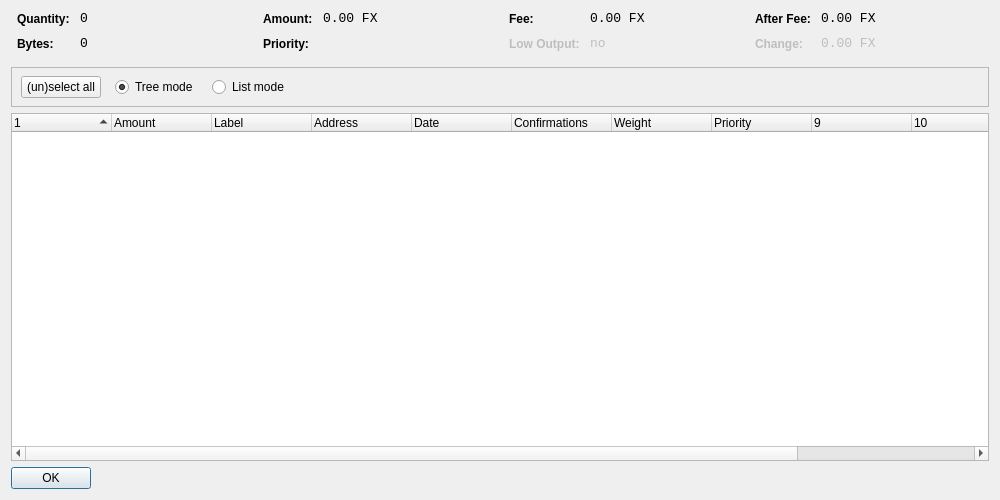
<?xml version="1.0" encoding="UTF-8"?>
<ui version="4.0">
 <class>CoinControlDialog</class>
 <widget class="QWidget" name="CoinControlDialog">
  <property name="geometry">
   <rect>
    <x>0</x>
    <y>0</y>
    <width>1000</width>
    <height>500</height>
   </rect>
  </property>
  <property name="windowTitle">
   <string>Coin Control</string>
  </property>
  <layout class="QVBoxLayout" name="verticalLayout">
   <item>
    <layout class="QHBoxLayout" name="horizontalLayoutTop" stretch="0,0,0,0">
     <property name="topMargin">
      <number>0</number>
     </property>
     <property name="bottomMargin">
      <number>10</number>
     </property>
     <item>
      <layout class="QFormLayout" name="formLayoutCoinControl1">
       <property name="horizontalSpacing">
        <number>10</number>
       </property>
       <property name="verticalSpacing">
        <number>10</number>
       </property>
       <property name="leftMargin">
        <number>6</number>
       </property>
       <property name="rightMargin">
        <number>6</number>
       </property>
       <item row="0" column="0">
        <widget class="QLabel" name="labelCoinControlQuantityText">
         <property name="styleSheet">
          <string notr="true">font-weight:bold;</string>
         </property>
         <property name="text">
          <string>Quantity:</string>
         </property>
        </widget>
       </item>
       <item row="0" column="1">
        <widget class="QLabel" name="labelCoinControlQuantity">
         <property name="font">
          <font>
           <family>Monospace</family>
           <pointsize>10</pointsize>
          </font>
         </property>
         <property name="cursor">
          <cursorShape>IBeamCursor</cursorShape>
         </property>
         <property name="contextMenuPolicy">
          <enum>Qt::ActionsContextMenu</enum>
         </property>
         <property name="text">
          <string notr="true">0</string>
         </property>
         <property name="textInteractionFlags">
          <set>Qt::LinksAccessibleByMouse|Qt::TextSelectableByKeyboard|Qt::TextSelectableByMouse</set>
         </property>
        </widget>
       </item>
       <item row="1" column="0">
        <widget class="QLabel" name="labelCoinControlBytesText">
         <property name="styleSheet">
          <string notr="true">font-weight:bold;</string>
         </property>
         <property name="text">
          <string>Bytes:</string>
         </property>
        </widget>
       </item>
       <item row="1" column="1">
        <widget class="QLabel" name="labelCoinControlBytes">
         <property name="font">
          <font>
           <family>Monospace</family>
           <pointsize>10</pointsize>
          </font>
         </property>
         <property name="cursor">
          <cursorShape>IBeamCursor</cursorShape>
         </property>
         <property name="contextMenuPolicy">
          <enum>Qt::ActionsContextMenu</enum>
         </property>
         <property name="text">
          <string notr="true">0</string>
         </property>
         <property name="textInteractionFlags">
          <set>Qt::LinksAccessibleByMouse|Qt::TextSelectableByKeyboard|Qt::TextSelectableByMouse</set>
         </property>
        </widget>
       </item>
      </layout>
     </item>
     <item>
      <layout class="QFormLayout" name="formLayoutCoinControl2">
       <property name="horizontalSpacing">
        <number>10</number>
       </property>
       <property name="verticalSpacing">
        <number>10</number>
       </property>
       <property name="leftMargin">
        <number>6</number>
       </property>
       <property name="rightMargin">
        <number>6</number>
       </property>
       <item row="0" column="0">
        <widget class="QLabel" name="labelCoinControlAmountText">
         <property name="styleSheet">
          <string notr="true">font-weight:bold;</string>
         </property>
         <property name="text">
          <string>Amount:</string>
         </property>
        </widget>
       </item>
       <item row="0" column="1">
        <widget class="QLabel" name="labelCoinControlAmount">
         <property name="font">
          <font>
           <family>Monospace</family>
           <pointsize>10</pointsize>
          </font>
         </property>
         <property name="cursor">
          <cursorShape>IBeamCursor</cursorShape>
         </property>
         <property name="contextMenuPolicy">
          <enum>Qt::ActionsContextMenu</enum>
         </property>
         <property name="text">
          <string notr="true">0.00 FX</string>
         </property>
         <property name="textInteractionFlags">
          <set>Qt::LinksAccessibleByMouse|Qt::TextSelectableByKeyboard|Qt::TextSelectableByMouse</set>
         </property>
        </widget>
       </item>
       <item row="1" column="0">
        <widget class="QLabel" name="labelCoinControlPriorityText">
         <property name="styleSheet">
          <string notr="true">font-weight:bold;</string>
         </property>
         <property name="text">
          <string>Priority:</string>
         </property>
        </widget>
       </item>
       <item row="1" column="1">
        <widget class="QLabel" name="labelCoinControlPriority">
         <property name="font">
          <font>
           <family>Monospace</family>
           <pointsize>10</pointsize>
          </font>
         </property>
         <property name="cursor">
          <cursorShape>IBeamCursor</cursorShape>
         </property>
         <property name="contextMenuPolicy">
          <enum>Qt::ActionsContextMenu</enum>
         </property>
         <property name="text">
          <string/>
         </property>
         <property name="textInteractionFlags">
          <set>Qt::LinksAccessibleByMouse|Qt::TextSelectableByKeyboard|Qt::TextSelectableByMouse</set>
         </property>
        </widget>
       </item>
      </layout>
     </item>
     <item>
      <layout class="QFormLayout" name="formLayoutCoinControl3">
       <property name="horizontalSpacing">
        <number>10</number>
       </property>
       <property name="verticalSpacing">
        <number>10</number>
       </property>
       <property name="leftMargin">
        <number>6</number>
       </property>
       <property name="rightMargin">
        <number>6</number>
       </property>
       <item row="0" column="0">
        <widget class="QLabel" name="labelCoinControlFeeText">
         <property name="styleSheet">
          <string notr="true">font-weight:bold;</string>
         </property>
         <property name="text">
          <string>Fee:</string>
         </property>
        </widget>
       </item>
       <item row="0" column="1">
        <widget class="QLabel" name="labelCoinControlFee">
         <property name="font">
          <font>
           <family>Monospace</family>
           <pointsize>10</pointsize>
          </font>
         </property>
         <property name="cursor">
          <cursorShape>IBeamCursor</cursorShape>
         </property>
         <property name="contextMenuPolicy">
          <enum>Qt::ActionsContextMenu</enum>
         </property>
         <property name="text">
          <string notr="true">0.00 FX</string>
         </property>
         <property name="textInteractionFlags">
          <set>Qt::LinksAccessibleByMouse|Qt::TextSelectableByKeyboard|Qt::TextSelectableByMouse</set>
         </property>
        </widget>
       </item>
       <item row="1" column="0">
        <widget class="QLabel" name="labelCoinControlLowOutputText">
         <property name="enabled">
          <bool>false</bool>
         </property>
         <property name="styleSheet">
          <string notr="true">font-weight:bold;</string>
         </property>
         <property name="text">
          <string>Low Output:</string>
         </property>
        </widget>
       </item>
       <item row="1" column="1">
        <widget class="QLabel" name="labelCoinControlLowOutput">
         <property name="enabled">
          <bool>false</bool>
         </property>
         <property name="font">
          <font>
           <family>Monospace</family>
           <pointsize>10</pointsize>
          </font>
         </property>
         <property name="cursor">
          <cursorShape>IBeamCursor</cursorShape>
         </property>
         <property name="contextMenuPolicy">
          <enum>Qt::ActionsContextMenu</enum>
         </property>
         <property name="text">
          <string>no</string>
         </property>
         <property name="textInteractionFlags">
          <set>Qt::LinksAccessibleByMouse|Qt::TextSelectableByKeyboard|Qt::TextSelectableByMouse</set>
         </property>
        </widget>
       </item>
      </layout>
     </item>
     <item>
      <layout class="QFormLayout" name="formLayoutCoinControl4">
       <property name="horizontalSpacing">
        <number>10</number>
       </property>
       <property name="verticalSpacing">
        <number>10</number>
       </property>
       <property name="leftMargin">
        <number>6</number>
       </property>
       <property name="rightMargin">
        <number>6</number>
       </property>
       <item row="0" column="0">
        <widget class="QLabel" name="labelCoinControlAfterFeeText">
         <property name="styleSheet">
          <string notr="true">font-weight:bold;</string>
         </property>
         <property name="text">
          <string>After Fee:</string>
         </property>
        </widget>
       </item>
       <item row="0" column="1">
        <widget class="QLabel" name="labelCoinControlAfterFee">
         <property name="font">
          <font>
           <family>Monospace</family>
           <pointsize>10</pointsize>
          </font>
         </property>
         <property name="cursor">
          <cursorShape>IBeamCursor</cursorShape>
         </property>
         <property name="contextMenuPolicy">
          <enum>Qt::ActionsContextMenu</enum>
         </property>
         <property name="text">
          <string notr="true">0.00 FX</string>
         </property>
         <property name="textInteractionFlags">
          <set>Qt::LinksAccessibleByMouse|Qt::TextSelectableByKeyboard|Qt::TextSelectableByMouse</set>
         </property>
        </widget>
       </item>
       <item row="1" column="0">
        <widget class="QLabel" name="labelCoinControlChangeText">
         <property name="enabled">
          <bool>false</bool>
         </property>
         <property name="styleSheet">
          <string notr="true">font-weight:bold;</string>
         </property>
         <property name="text">
          <string>Change:</string>
         </property>
        </widget>
       </item>
       <item row="1" column="1">
        <widget class="QLabel" name="labelCoinControlChange">
         <property name="enabled">
          <bool>false</bool>
         </property>
         <property name="font">
          <font>
           <family>Monospace</family>
           <pointsize>10</pointsize>
          </font>
         </property>
         <property name="cursor">
          <cursorShape>IBeamCursor</cursorShape>
         </property>
         <property name="contextMenuPolicy">
          <enum>Qt::ActionsContextMenu</enum>
         </property>
         <property name="text">
          <string notr="true">0.00 FX</string>
         </property>
         <property name="textInteractionFlags">
          <set>Qt::LinksAccessibleByMouse|Qt::TextSelectableByKeyboard|Qt::TextSelectableByMouse</set>
         </property>
        </widget>
       </item>
      </layout>
     </item>
    </layout>
   </item>
   <item>
    <widget class="QFrame" name="frame">
     <property name="minimumSize">
      <size>
       <width>0</width>
       <height>40</height>
      </size>
     </property>
     <property name="frameShape">
      <enum>QFrame::StyledPanel</enum>
     </property>
     <property name="frameShadow">
      <enum>QFrame::Sunken</enum>
     </property>
     <widget class="QWidget" name="horizontalLayoutWidget">
      <property name="geometry">
       <rect>
        <x>10</x>
        <y>0</y>
        <width>781</width>
        <height>41</height>
       </rect>
      </property>
      <layout class="QHBoxLayout" name="horizontalLayoutPanel" stretch="0,0,0,0">
       <property name="spacing">
        <number>14</number>
       </property>
       <item>
        <widget class="QPushButton" name="pushButtonSelectAll">
         <property name="sizePolicy">
          <sizepolicy hsizetype="Maximum" vsizetype="Fixed">
           <horstretch>0</horstretch>
           <verstretch>0</verstretch>
          </sizepolicy>
         </property>
         <property name="text">
          <string>(un)select all</string>
         </property>
        </widget>
       </item>
       <item>
        <widget class="QRadioButton" name="radioTreeMode">
         <property name="sizePolicy">
          <sizepolicy hsizetype="Maximum" vsizetype="Fixed">
           <horstretch>0</horstretch>
           <verstretch>0</verstretch>
          </sizepolicy>
         </property>
         <property name="text">
          <string>Tree mode</string>
         </property>
         <property name="checked">
          <bool>true</bool>
         </property>
        </widget>
       </item>
       <item>
        <widget class="QRadioButton" name="radioListMode">
         <property name="sizePolicy">
          <sizepolicy hsizetype="Maximum" vsizetype="Fixed">
           <horstretch>0</horstretch>
           <verstretch>0</verstretch>
          </sizepolicy>
         </property>
         <property name="text">
          <string>List mode</string>
         </property>
        </widget>
       </item>
       <item>
        <spacer name="horizontalSpacer">
         <property name="orientation">
          <enum>Qt::Horizontal</enum>
         </property>
         <property name="sizeHint" stdset="0">
          <size>
           <width>40</width>
           <height>20</height>
          </size>
         </property>
        </spacer>
       </item>
      </layout>
     </widget>
    </widget>
   </item>
   <item>
    <widget class="CoinControlTreeWidget" name="treeWidget">
     <property name="contextMenuPolicy">
      <enum>Qt::CustomContextMenu</enum>
     </property>
     <property name="sortingEnabled">
      <bool>false</bool>
     </property>
     <property name="columnCount">
      <number>12</number>
     </property>
     <attribute name="headerShowSortIndicator" stdset="0">
      <bool>true</bool>
     </attribute>
     <attribute name="headerStretchLastSection">
      <bool>false</bool>
     </attribute>
     <column>
      <property name="text">
       <string/>
      </property>
     </column>
     <column>
      <property name="text">
       <string>Amount</string>
      </property>
     </column>
     <column>
      <property name="text">
       <string>Label</string>
      </property>
     </column>
     <column>
      <property name="text">
       <string>Address</string>
      </property>
     </column>
     <column>
      <property name="text">
       <string>Date</string>
      </property>
     </column>
     <column>
      <property name="text">
       <string>Confirmations</string>
      </property>
      <property name="toolTip">
       <string>Confirmed</string>
      </property>
     </column>
     <column>
      <property name="text">
       <string>Weight</string>
      </property>
     </column>
     <column>
      <property name="text">
       <string>Priority</string>
      </property>
     </column>
     <column>
      <property name="text">
       <string/>
      </property>
     </column>
     <column>
      <property name="text">
       <string/>
      </property>
     </column>
     <column>
      <property name="text">
       <string/>
      </property>
     </column>
     <column>
      <property name="text">
       <string/>
      </property>
     </column>
    </widget>
   </item>
   <item>
    <widget class="QDialogButtonBox" name="buttonBox">
     <property name="sizePolicy">
      <sizepolicy hsizetype="Maximum" vsizetype="Fixed">
       <horstretch>0</horstretch>
       <verstretch>0</verstretch>
      </sizepolicy>
     </property>
     <property name="orientation">
      <enum>Qt::Horizontal</enum>
     </property>
     <property name="standardButtons">
      <set>QDialogButtonBox::Ok</set>
     </property>
    </widget>
   </item>
  </layout>
 </widget>
 <customwidgets>
  <customwidget>
   <class>CoinControlTreeWidget</class>
   <extends>QTreeWidget</extends>
   <header>coincontroltreewidget.h</header>
  </customwidget>
 </customwidgets>
 <resources/>
 <connections/>
</ui>
